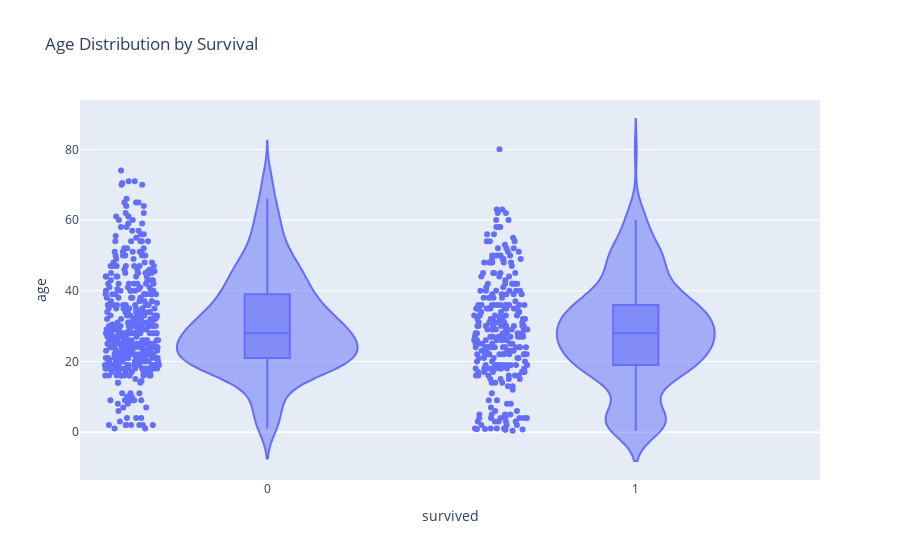

The code cell stored with this chart in its notebook:
### Code cell
px.violin(df, x="survived", y="age", box=True, points="all", title="Age Distribution by Survival").show()

### Figure 1 — Plotly figure (JSON) as saved in the notebook; plotly's stock layout.template omitted (floating-point values rounded to 4 significant figures; data arrays with more than 128 entries replaced by an {"elided": "..."} marker saying what was removed)
{"data": [{"alignmentgroup": "True", "box": {"visible": true}, "hovertemplate": "survived=%{x}<br>age=%{y}<extra></extra>", "legendgroup": "", "marker": {"color": "#636efa"}, "name": "", "offsetgroup": "", "orientation": "v", "points": "all", "scalegroup": "True", "showlegend": false, "type": "violin", "x": {"elided": "891 int values"}, "x0": " ", "xaxis": "x", "y": {"elided": "891 float values"}, "y0": " ", "yaxis": "y"}], "layout": {"legend": {"tracegroupgap": 0}, "title": {"text": "Age Distribution by Survival"}, "violinmode": "group", "xaxis": {"anchor": "y", "domain": [0, 1], "title": {"text": "survived"}}, "yaxis": {"anchor": "x", "domain": [0, 1], "title": {"text": "age"}}}}
